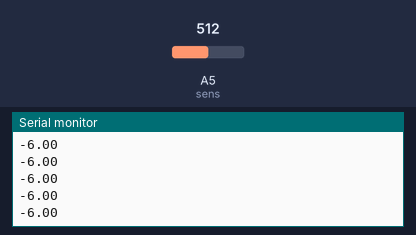
The sketch below on a simulated Arduino Uno, built with avr-gcc and run on an emulated ATmega328P. Parts: the last lines printed to the serial monitor. The test bench sets the inputs (shaded band); at power-on: A5 (sens) = 512.

Above: at 1.2 s.
1.3 s: A5 (sens) set to 716
At 1.31 s:
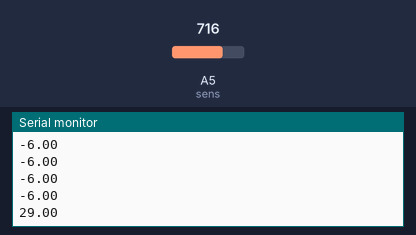
2.8 s: A5 (sens) set to 900
At 2.82 s:
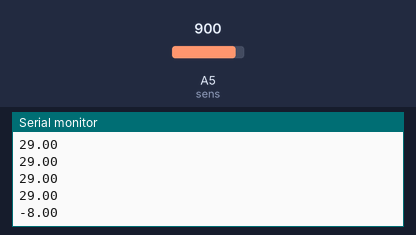
Timing chart, 0 to 5.8 s (numbered marks = the images above; inputs shaded):
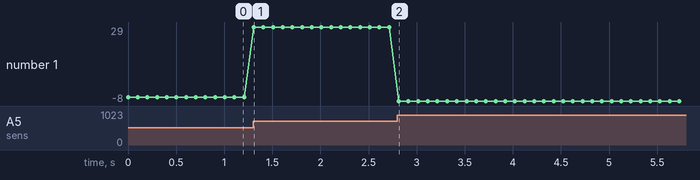

Measured:
- after the input at 1.3 s, the serial monitor: prints a new line at once (image 1)
- after the input at 2.8 s, the serial monitor: prints a new line at once (image 2)
- plotted number 1: -6 → 29 after the input at 1.3 s, 29 → -8 after the input at 2.8 s

The sketch:

7.LM35.ino
```cpp
int sens=A5;
void setup() {
  // put your setup code here, to run once:
Serial.begin(9600);
}

void loop() {
  // put your main code here, to run repeatedly:
int x=analogRead(sens);
float z=(x*5*100)/1023;

Serial.println(z );
delay(100);

}
```
